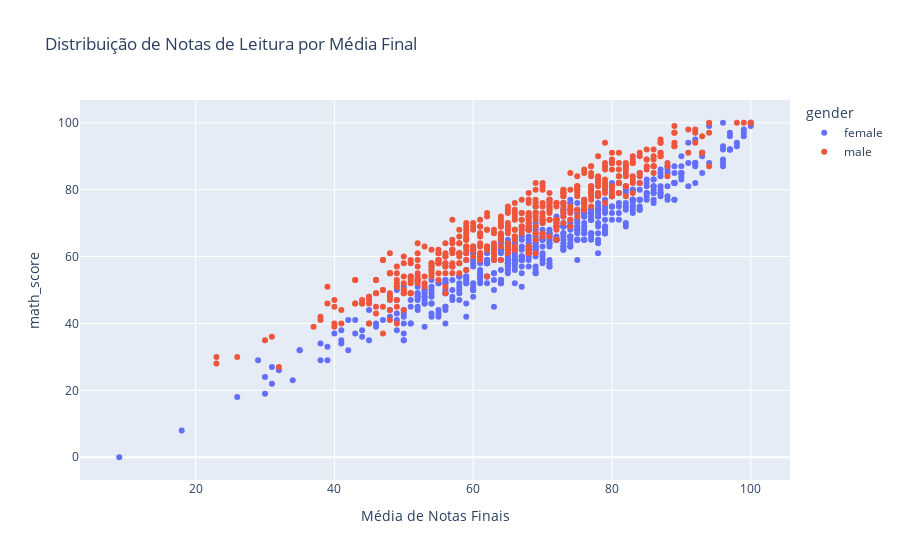

The notebook cell saved with this chart:
### Markdown cell above
#### Análise Gráfica de Distribuição das Notas

### Code cell
# Create a plot scatter with the score distribution
fig = px.scatter(df, x='final_score_avg', y='math_score', color='gender', title='Distribuição de Notas de Leitura por Média Final', labels={'final_score_avg': 'Média de Notas Finais', 'reading_score': 'Nota de Leitura'})

fig.show()

### Figure 1 — Plotly figure (JSON) as saved in the notebook; plotly's stock layout.template omitted (floating-point values rounded to 4 significant figures; data arrays with more than 128 entries replaced by an {"elided": "..."} marker saying what was removed)
{"data": [{"hovertemplate": "gender=female<br>Média de Notas Finais=%{x}<br>math_score=%{y}<extra></extra>", "legendgroup": "female", "marker": {"color": "#636efa", "symbol": "circle"}, "mode": "markers", "name": "female", "orientation": "v", "showlegend": true, "type": "scatter", "x": {"elided": "518 int values"}, "xaxis": "x", "y": {"elided": "518 int values"}, "yaxis": "y"}, {"hovertemplate": "gender=male<br>Média de Notas Finais=%{x}<br>math_score=%{y}<extra></extra>", "legendgroup": "male", "marker": {"color": "#EF553B", "symbol": "circle"}, "mode": "markers", "name": "male", "orientation": "v", "showlegend": true, "type": "scatter", "x": {"elided": "482 int values"}, "xaxis": "x", "y": {"elided": "482 int values"}, "yaxis": "y"}], "layout": {"legend": {"title": {"text": "gender"}, "tracegroupgap": 0}, "title": {"text": "Distribuição de Notas de Leitura por Média Final"}, "xaxis": {"anchor": "y", "domain": [0, 1], "title": {"text": "Média de Notas Finais"}}, "yaxis": {"anchor": "x", "domain": [0, 1], "title": {"text": "math_score"}}}}
